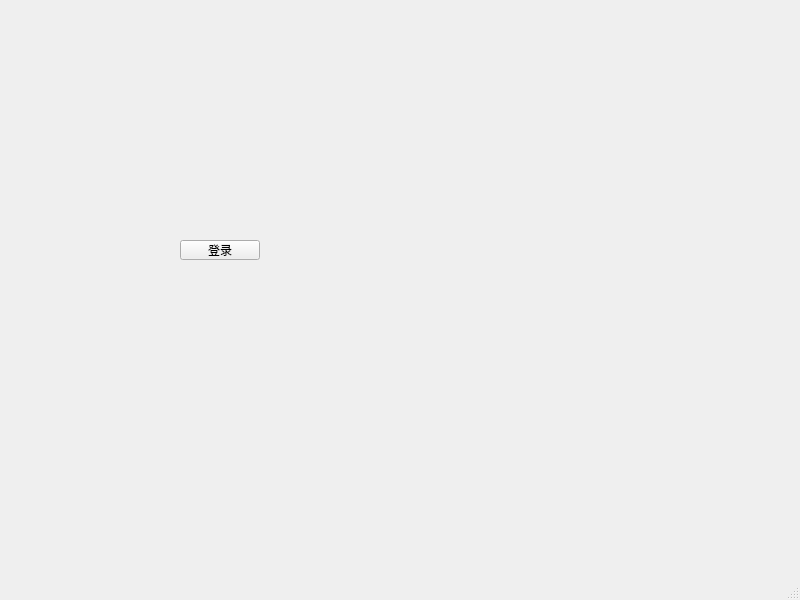
<?xml version="1.0" encoding="UTF-8"?>
<ui version="4.0">
 <class>MainWindow</class>
 <widget class="QMainWindow" name="MainWindow">
  <property name="geometry">
   <rect>
    <x>0</x>
    <y>0</y>
    <width>800</width>
    <height>600</height>
   </rect>
  </property>
  <property name="windowTitle">
   <string>MainWindow</string>
  </property>
  <widget class="QWidget" name="centralwidget">
   <widget class="QPushButton" name="pushButton">
    <property name="geometry">
     <rect>
      <x>180</x>
      <y>240</y>
      <width>80</width>
      <height>20</height>
     </rect>
    </property>
    <property name="text">
     <string>登录</string>
    </property>
   </widget>
  </widget>
  <widget class="QMenuBar" name="menubar">
   <property name="geometry">
    <rect>
     <x>0</x>
     <y>0</y>
     <width>800</width>
     <height>21</height>
    </rect>
   </property>
  </widget>
  <widget class="QStatusBar" name="statusbar"/>
 </widget>
 <resources/>
 <connections/>
</ui>
